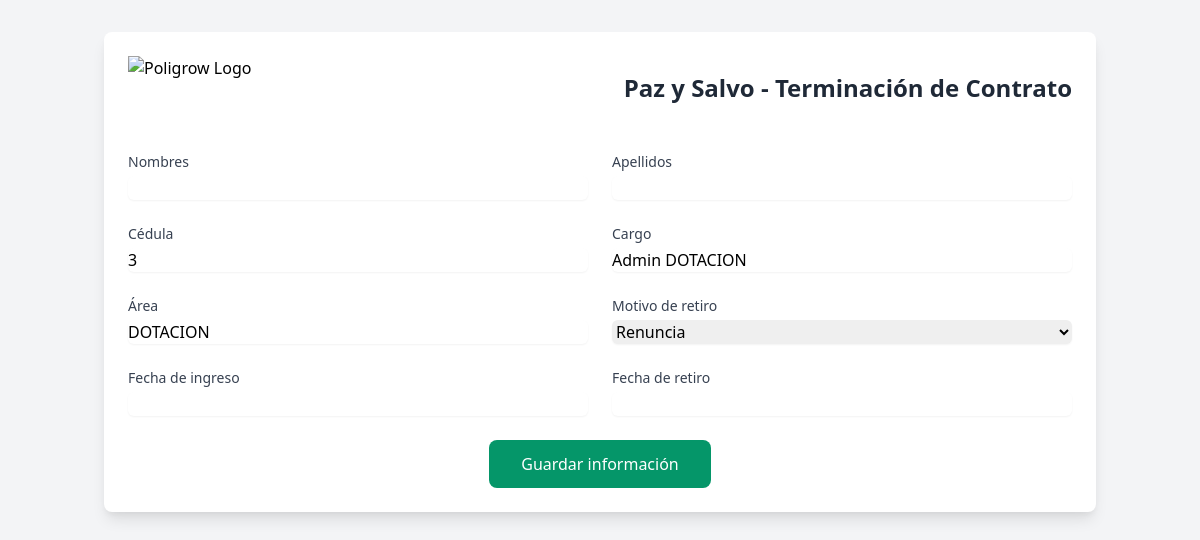
The app's page /poligrow_paz_y_salvo/generar_paz_y_salvo_empleado.php?empleado_id=3 with its own data.
### tables this page shows
CREATE TABLE `empleados` (
  `id` int(11) NOT NULL AUTO_INCREMENT,
  `cedula` varchar(20) NOT NULL,
  `nombres` varchar(255) DEFAULT NULL,
  `apellidos` varchar(255) DEFAULT NULL,
  `cargo` varchar(255) NOT NULL,
  `area` varchar(255) NOT NULL,
  `password` varchar(255) NOT NULL,
  `es_admin` tinyint(1) DEFAULT 0,
  `fecha_ingreso` date DEFAULT NULL,
  `fecha_retiro` date DEFAULT NULL,
  `motivo_retiro` varchar(100) DEFAULT NULL,
  `created_at` timestamp NOT NULL DEFAULT current_timestamp(),
  `updated_at` timestamp NOT NULL DEFAULT current_timestamp() ON UPDATE current_timestamp(),
  PRIMARY KEY (`id`),
  UNIQUE KEY `cedula` (`cedula`),
  KEY `idx_empleados_cedula` (`cedula`)
);

### poligrow_paz_y_salvo/includes/database.php (called while the page is built, shortened)
<?php
class DatabaseConfig {
    private static $instance = null;
    public static function getConnection() {
        if (self::$instance === null) {
            self::$instance = new mysqli(
                self::DB_HOST,
                self::DB_USER,
                self::DB_PASS,
                self::DB_NAME
            );
            self::$instance->set_charset("utf8");
        }
        return self::$instance;
    }
}
function getUserById($id) {
    $conn = DatabaseConfig::getConnection();
    $stmt = $conn->prepare("SELECT * FROM empleados WHERE id = ?");
    $stmt->bind_param("i", $id);
    $stmt->execute();
    $result = $stmt->get_result();
    return $result->fetch_assoc();
}
?>

### poligrow_paz_y_salvo/generar_paz_y_salvo_empleado.php (the view, shortened to what this page needs)
<?php
require_once 'includes/database.php';
require_once 'logica_paz_y_salvo.php';
$empleado_id = isset($_GET['empleado_id']) ? $_GET['empleado_id'] : null;
if ($empleado_id) {
    $stmt = DatabaseConfig::getConnection()->prepare("SELECT * FROM empleados WHERE id = ?");
    $stmt->bind_param("i", $empleado_id);
    $stmt->execute();
    $result = $stmt->get_result();
    $empleado = $result->fetch_assoc();
}
?>
<!DOCTYPE html>
<html lang="es">
<head>
    <link href="https://cdn.jsdelivr.net/npm/tailwindcss@2.2.19/dist/tailwind.min.css" rel="stylesheet">
    <link rel="stylesheet" href="https://cdnjs.cloudflare.com/ajax/libs/jqueryui/1.12.1/jquery-ui.min.css">
</head>
<body class="bg-gray-100">
    <div class="container mx-auto px-4 py-8">
        <div class="bg-white rounded-lg shadow-lg p-6">
            <div class="flex items-center justify-between mb-8">
                <img src="assets/images/logo.png" alt="Poligrow Logo" class="h-16">
                <h1 class="text-2xl font-bold text-center text-gray-800">
                    Paz y Salvo - Terminación de Contrato
                </h1>
            </div>
            <form method="POST" enctype="multipart/form-data" class="space-y-6">
                <div class="grid grid-cols-1 md:grid-cols-2 gap-6">
                    <?php
                    $usuario = getUserById($_SESSION['user_id']);
                    ?>
                    <div>
                        <label class="block text-sm font-medium text-gray-700">Nombres</label>
                        <input type="text" name="nombres" required
                               value="<?php echo isset($empleado['nombres']) ? $empleado['nombres'] : $usuario['nombres']; ?>"
                               class="mt-1 block w-full rounded-md border-gray-300 shadow-sm focus:border-blue-500 focus:ring-blue-500">
                    </div>
                    <div>
                        <label class="block text-sm font-medium text-gray-700">Apellidos</label>
                        <input type="text" name="apellidos" required
                               value="<?php echo isset($empleado['apellidos']) ? $empleado['apellidos'] : $usuario['apellidos']; ?>"
                               class="mt-1 block w-full rounded-md border-gray-300 shadow-sm focus:border-blue-500 focus:ring-blue-500">
                    </div>
                    <div>
                        <label class="block text-sm font-medium text-gray-700">Cédula</label>
                        <input type="text" name="cedula" required
                               value="<?php echo isset($empleado['cedula']) ? $empleado['cedula'] : $usuario['cedula']; ?>"
                               class="mt-1 block w-full rounded-md border-gray-300 shadow-sm focus:border-blue-500 focus:ring-blue-500">
                    </div>
                    <div>
                        <label class="block text-sm font-medium text-gray-700">Cargo</label>
                        <input type="text" name="cargo" required
                               value="<?php echo isset($empleado['cargo']) ? $empleado['cargo'] : $usuario['cargo']; ?>"
                               class="mt-1 block w-full rounded-md border-gray-300 shadow-sm focus:border-blue-500 focus:ring-blue-500">
                    </div>
                    <div>
                        <label class="block text-sm font-medium text-gray-700">Área</label>
                        <input type="text" name="area" required
                               value="<?php echo isset($empleado['area']) ? $empleado['area'] : $usuario['area']; ?>"
                               class="mt-1 block w-full rounded-md border-gray-300 shadow-sm focus:border-blue-500 focus:ring-blue-500">
                    </div>
                    <div>
                        <label class="block text-sm font-medium text-gray-700">Motivo de retiro</label>
                        <select name="motivo_retiro" required
                                class="mt-1 block w-full rounded-md border-gray-300 shadow-sm focus:border-blue-500 focus:ring-blue-500">
                            <option value="RENUNCIA" <?php echo (isset($empleado['motivo_retiro']) && $empleado['motivo_retiro'] == 'RENUNCIA') ? 'selected' : ''; ?>>Renuncia</option>
                        </select>
                    </div>
                    <div>
                        <label class="block text-sm font-medium text-gray-700">Fecha de ingreso</label>
                        <input type="text" name="fecha_ingreso" required class="datepicker mt-1 block w-full rounded-md border-gray-300 shadow-sm focus:border-blue-500 focus:ring-blue-500"
                               value="<?php echo isset($empleado['fecha_ingreso']) ? date('d/m/Y', strtotime($empleado['fecha_ingreso'])) : ''; ?>">
                    </div>
                    <div>
                        <label class="block text-sm font-medium text-gray-700">Fecha de retiro</label>
                        <input type="text" name="fecha_retiro" required class="datepicker mt-1 block w-full rounded-md border-gray-300 shadow-sm focus:border-blue-500 focus:ring-blue-500"
                               value="<?php echo isset($empleado['fecha_retiro']) ? date('d/m/Y', strtotime($empleado['fecha_retiro'])) : ''; ?>">
                    </div>
                </div>
                <div class="mt-8 flex justify-center space-x-4">
                    <button type="submit" name="guardar_y_salir"
                            class="bg-green-600 text-white px-8 py-3 rounded-lg hover:bg-green-700 focus:outline-none focus:ring-2 focus:ring-green-500 focus:ring-offset-2">
                        Guardar información
                    </button>
                </div>
            </form>
        </div>
    </div>
</body>
</html>

### records on screen
empleados: cedula "3", cargo "Admin DOTACION", area "DOTACION"
